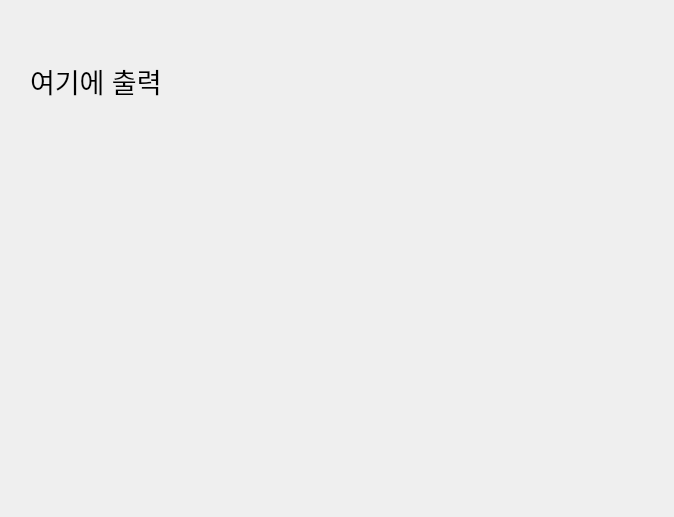
<?xml version="1.0" encoding="UTF-8"?>
<ui version="4.0">
 <class>Dialog</class>
 <widget class="QDialog" name="Dialog">
  <property name="geometry">
   <rect>
    <x>0</x>
    <y>0</y>
    <width>674</width>
    <height>517</height>
   </rect>
  </property>
  <property name="windowTitle">
   <string>Dialog</string>
  </property>
  <widget class="QLabel" name="label">
   <property name="geometry">
    <rect>
     <x>30</x>
     <y>20</y>
     <width>311</width>
     <height>121</height>
    </rect>
   </property>
   <property name="font">
    <font>
     <pointsize>20</pointsize>
    </font>
   </property>
   <property name="text">
    <string>여기에 출력</string>
   </property>
  </widget>
 </widget>
 <resources/>
 <connections/>
</ui>
